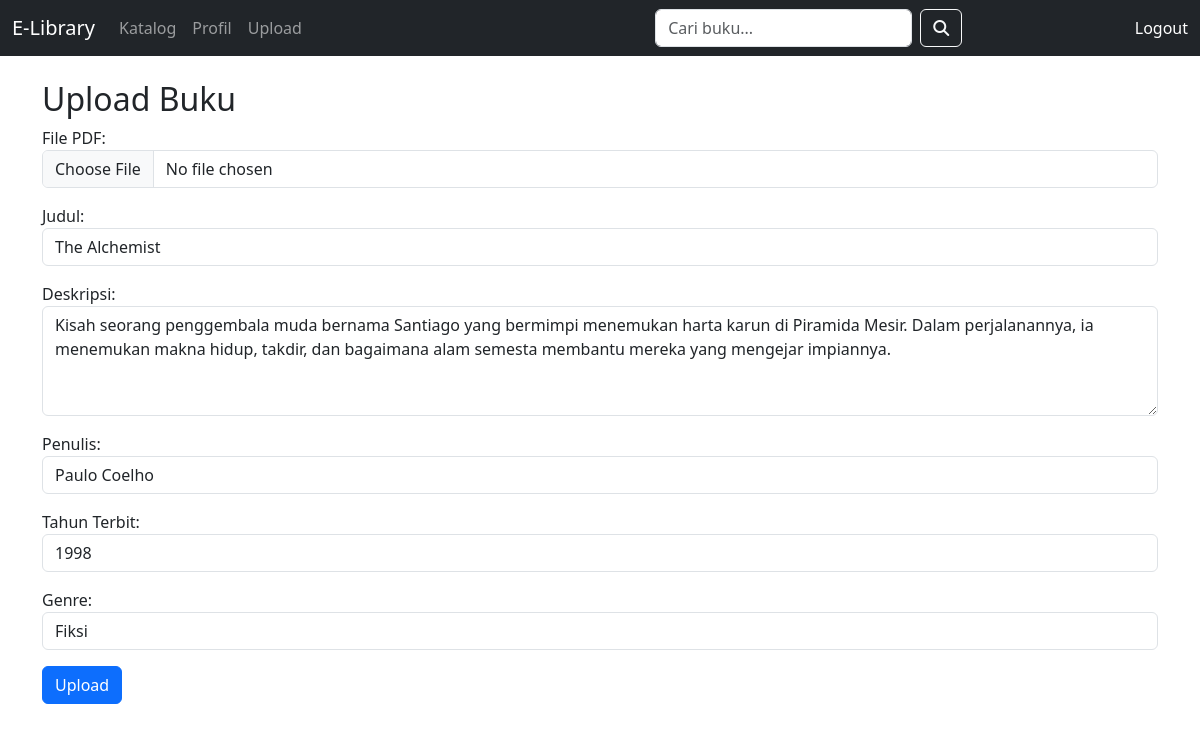
The app's page /books/book/3/edit/ (signed in) with its own data.
### books/models.py (models this page shows, shortened)
class Book(models.Model):
    GENRE_CHOICES = [
        ("fiksi", "Fiksi"),
        ("komik", "Komik"),
        ("motivasi", "Motivasi"),
    ]
    title = models.CharField(max_length=200, verbose_name="Judul")
    description = models.TextField(verbose_name="Deskripsi", blank=True)
    author = models.CharField(max_length=100, verbose_name="Penulis", blank=True)
    year = models.IntegerField(verbose_name="Tahun Terbit", null=True, blank=True)
    genre = models.CharField(
        max_length=20,
        choices=GENRE_CHOICES,
        default="fiksi",
        verbose_name="Genre"
    )
    pages = models.IntegerField(verbose_name="Jumlah Halaman", null=True, blank=True)
    pdf = models.FileField(
        upload_to="books/pdfs/",
        verbose_name="File PDF",
        null=True,
        blank=True
    )
    cover = models.ImageField(
        upload_to="books/covers/",
        verbose_name="Cover Buku",
        null=True,
        blank=True,
        help_text="Upload cover buku (opsional)"
    )
    favorite = models.BooleanField(default=False, verbose_name="Favorit")
    uploaded_by = models.ForeignKey(
        User,
        on_delete=models.CASCADE,
        verbose_name="Diupload oleh",
        related_name="uploaded_books"
    )
    created_at = models.DateTimeField(default=timezone.now)
    updated_at = models.DateTimeField(default=timezone.now)
    class Meta:
        verbose_name = "Buku"
        verbose_name_plural = "Buku"
        ordering = ['-created_at']
        indexes = [
            models.Index(fields=['title']),
            models.Index(fields=['author']),
            models.Index(fields=['genre']),
            models.Index(fields=['favorite']),
            models.Index(fields=['created_at']),
        ]

### books/views.py (the view)
# urls.py: path('book/<int:pk>/edit/', edit_book, name='edit_book'),
@login_required
def edit_book(request, pk):
    book = get_object_or_404(Book, pk=pk)
    if request.user != book.uploaded_by and not request.user.is_superuser:
        messages.error(request, "Anda tidak punya izin untuk edit buku ini.")
        return redirect('book_list')
    if request.method == "POST":
        form = BookForm(request.POST, request.FILES, instance=book)
        if form.is_valid():
            updated_book = form.save(commit=False)
            if 'pdf' in form.changed_data and updated_book.pdf:
                import fitz
                try:
                    with fitz.open(updated_book.pdf.path) as doc:
                        updated_book.pages = doc.page_count
                except:
                    updated_book.pages = None
            updated_book.save()
            messages.success(request, "Buku berhasil diperbarui!")
            return redirect('book_detail', pk=book.pk)
    else:
        form = BookForm(instance=book)
    return render(request, "books/upload_book.html", {"form": form, "book": book})

### books/forms.py (shortened to what this page needs)
class BookForm(forms.ModelForm):
    class Meta:
        model = Book
        fields = ['pdf', 'title', 'description', 'author', 'year', 'genre']
        widgets = {
            'title': forms.TextInput(attrs={'class': 'form-control', 'placeholder': 'Judul Buku'}),
            'description': forms.Textarea(attrs={'class': 'form-control', 'rows': 4, 'placeholder': 'Deskripsi buku'}),
            'author': forms.TextInput(attrs={'class': 'form-control', 'placeholder': 'Nama Penulis'}),
            'year': forms.NumberInput(attrs={'class': 'form-control', 'placeholder': 'Tahun Terbit'}),
            'genre': forms.Select(attrs={'class': 'form-control'}),
            'pdf': forms.FileInput(attrs={'class': 'form-control', 'accept': '.pdf'}),
        }
        labels = {
            'pdf': 'File PDF',
            'title': 'Judul',
            'description': 'Deskripsi',
            'author': 'Penulis',
            'year': 'Tahun Terbit',
            'genre': 'Genre',
        }

### books/templates/books/upload_book.html (shortened to what this page needs)
{% extends "base.html" %}
{% block content %}
<h2>Upload Buku</h2>
<form method="post" enctype="multipart/form-data">
    {{ form.as_p }}
    <button type="submit" class="btn btn-primary">Upload</button>
</form>
{% endblock %}

### records on screen
Book: title "The Alchemist", description "Kisah seorang penggembala muda bernama Santiago yang bermimpi menemukan harta karun di Piramida Mesir. Dalam perjalanannya, ia menemukan makna hidup, takdir, dan bagaimana alam semesta membantu mereka yang mengejar impiannya.", author "Paulo Coelho", year "1998", genre "Fiksi"
